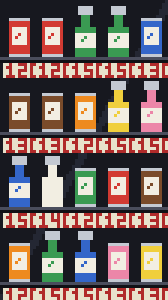
#> input picture examples/assets/lab/vending_machine/art/window.png, 56 x 100 px (shown 3 times larger)
$ python -i make_pachinko.py   (imports and definitions only)
#> lines starting #> are read from the running program, lines starting #| are printed output that depends on the picture
#!/usr/bin/env python3
"""Writes the shrine town's pachinko parlour: art/parlour_sheet.png (+ .sheet.json),
pachinko_parlour.asset.json and pachinko_parlour_col.asset.json.

Adapted from the lab model (examples/assets/lab/pachinko_parlour, 876 triangles, 8.4 x 6.4 m),
whose sheet it reads for the sign, blade sign, banner, doors, machines, vending machine, mascot's
face and windows. The town's parlour is wider (11 m frontage, 9 m deep) to hold the plaza's west
side, with the same two storeys, blue tiles, salmon stucco and the steel-ball mascot on the roof
(its antenna is the 9.1 m of spec 3.1). The doors and machine windows are one shopfront decal and
the side windows a texture, instead of a quad each.

Run: python3 carts/garden/shrinetown/assets/pachinko_parlour/make_pachinko.py   (needs Pillow)
"""
import json
import os
import random

from PIL import Image, ImageDraw

HERE = os.path.dirname(os.path.abspath(__file__))
REPO = os.path.abspath(os.path.join(HERE, "..", "..", "..", "..", ".."))
LAB = os.path.join(REPO, "examples", "assets", "lab", "pachinko_parlour", "art",
                   "parlour_sheet.png")
# [1 line not run here, left out]

# ---- dimensions (metres) ---------------------------------------------------------------
W, D = 11.0, 9.0            # ground floor
G = 3.4                     # ground floor height
CORN = 0.25                 # cornice
INSET = 0.2                 # the upper floor stands this far inside the cornice's edge
UW, UD = W - 2 * INSET, D - 2 * INSET
U0 = G + CORN               # 3.65
ROOF = 6.8
PARA = 0.35
TOP = ROOF + PARA           # 7.15
ZF = -D / 2                 # ground floor's front
UZF = -UD / 2               # upper floor's front
STUCCO = ["#f1dcc8", "#e2c4a8"]


# ---- art -------------------------------------------------------------------------------
def lab(src, name):
    x, y, w, h = LAB_CELLS[name]
    return src.crop((x, y, x + w, y + h))


# [9 lines left out: function speckle, not called in this run]


def draw_storefront(src):
    """160 x 44 for 9.4 x 2.6 m: two machine windows either side of the glass doors."""
    img = Image.new("RGBA", (160, 44), "#2b2832")
    d = ImageDraw.Draw(img)
    door = lab(src, "door").resize((19, 38), Image.NEAREST)
    img.paste(door, (60, 5))
    img.paste(door, (81, 5))
    d.rectangle([58, 3, 101, 4], fill="#8e1f2c")
    machine = lab(src, "machine").resize((16, 24), Image.NEAREST)
    for x0 in (4, 106):
        d.rectangle([x0, 8, x0 + 49, 36], fill="#1c1a22")
        for k in range(3):
            img.paste(machine, (x0 + 1 + 17 * k, 10))
        d.rectangle([x0, 37, x0 + 49, 39], fill="#8a929e")
    return img


# [50 lines left out: functions draw_upper_side, draw_side_door, draw_hut_door, draw_art, not called in this run]


# ---- recipe helpers --------------------------------------------------------------------
def r(v):
    return round(v, 4)


# [16 lines left out: function box, not called in this run]


def quad(id, material, pts):
    return {"id": id, "op": "mesh", "material": material,
            "vertices": [[r(c) for c in p] for p in pts], "faces": [[0, 1, 2, 3]]}


# [38 lines left out: functions zquad, xquad, yquad, cyl, sphere, not called in this run]


def sheet(cellname, **extra):
    t = {"sheet": "art", "cell": cellname, "projection": "fit"}
    t.update(extra)
    return t


MATERIALS = {
    "tile": {"color": "#3f78a8", "tag": "wall", "texture": {
        "pattern": "tile", "colors": ["#3f78a8", "#e8f0f4", "#5a94c4"],
        "params": {"count": 4, "grout": 1}, "projection": "box", "scale": [1.0, 1.0]}},
    "stucco": {"color": STUCCO[0], "tag": "wall", "texture": {
        "pattern": "speckle", "colors": STUCCO, "params": {"density": 0.15},
        "projection": "box", "scale": [2.0, 2.0]}},
    "upper_side": {"color": STUCCO[0], "tag": "wall", "texture": sheet("upper_side")},
    "roof": {"color": "#59606b", "tag": "roof", "texture": {
        "pattern": "tile", "colors": ["#59606b", "#3c424c"], "params": {"count": 2, "grout": 1},
        "projection": "planar", "axis": "y", "scale": [1.5, 1.5]}},
    "redtrim": {"color": "#8e1f2c", "palette": True},
    "dark": {"color": "#2b2832", "palette": True},
    "concrete": {"color": "#a8a69e", "palette": True},
    "steel": {"color": "#8a929e", "palette": True},
    "ac": {"color": "#cfd4da", "palette": True},
    "ball": {"color": "#c3ccd8", "palette": True, "smooth": True},
    "pink": {"color": "#ff7fb0", "palette": True},
    "awning": {"color": "#c4122e", "texture": {
        "pattern": "stripes", "colors": ["#c4122e", "#fff2dc"], "params": {"count": 4},
        "projection": "box", "scale": [1.6, 1.6]}},
    "sign": {"color": "#c4122e", "class": "emissive", "tag": "sign", "texture": sheet("sign")},
    "bulbs": {"color": "#fff06a", "class": "emissive", "tag": "sign", "texture": {
        "sheet": "art", "frames": ["bulbs_a", "bulbs_b"], "ticks": 10, "projection": "fit"}},
    "blade": {"color": "#1e2a8a", "class": "emissive", "tag": "sign", "texture": sheet("blade")},
    "storefront": {"color": "#26305e", "class": "emissive", "tag": "shopfront",
                   "texture": sheet("storefront")},      # 4-bit (TEXTURES.md)
    "lamp": {"color": "#e0301e", "class": "emissive", "tag": "lantern"},
    "banner": {"color": "#d81e1e", "double_sided": True, "texture": sheet("banner")},
    "vend": {"color": "#e8e8ea", "texture": sheet("vend")},
    "face": {"color": "#dfe6ee", "texture": sheet("face")},
    "side_door": {"color": "#2b2832", "texture": sheet("side_door")},
    "hut_door": {"color": "#cfd4da", "texture": sheet("hut_door")},
}


# ---- level 0 ---------------------------------------------------------------------------
# [80 lines left out: functions shell, signs, entrance, roof_top, not called in this run]


def level0():
    return shell() + signs() + entrance() + roof_top()


# [35 lines left out: functions level1, level2, recipe, not called in this run]


# ---- collision -------------------------------------------------------------------------
def solid(id, x0, x1, y0, y1, z0, z1, open=None):
    return box(id, [x1 - x0, y1 - y0, z1 - z0], [(x0 + x1) / 2, (y0 + y1) / 2, (z0 + z1) / 2],
               "solid", open=open)


# [37 lines left out: functions collision, write, not called in this run]


# [4 lines not run here, left out]

>>> import cv2
>>> picture = cv2.imread('../../../../../examples/assets/lab/vending_machine/art/window.png', cv2.IMREAD_GRAYSCALE)
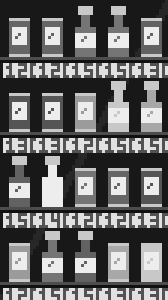
#> picture: shape (100, 56) (shown 3 times larger); min 17, max 237, mean 101.9
>>> result = draw_storefront(picture)
#> in draw_storefront, `img = Image.new("RGBA", (160, 44), "#2b2832")`:
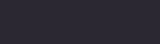
#> img: PIL image 160x44 RGBA; mean R, G, B, A 43, 40, 50, 255
#> (the run stopped early here; a loop or call above may not have finished)
